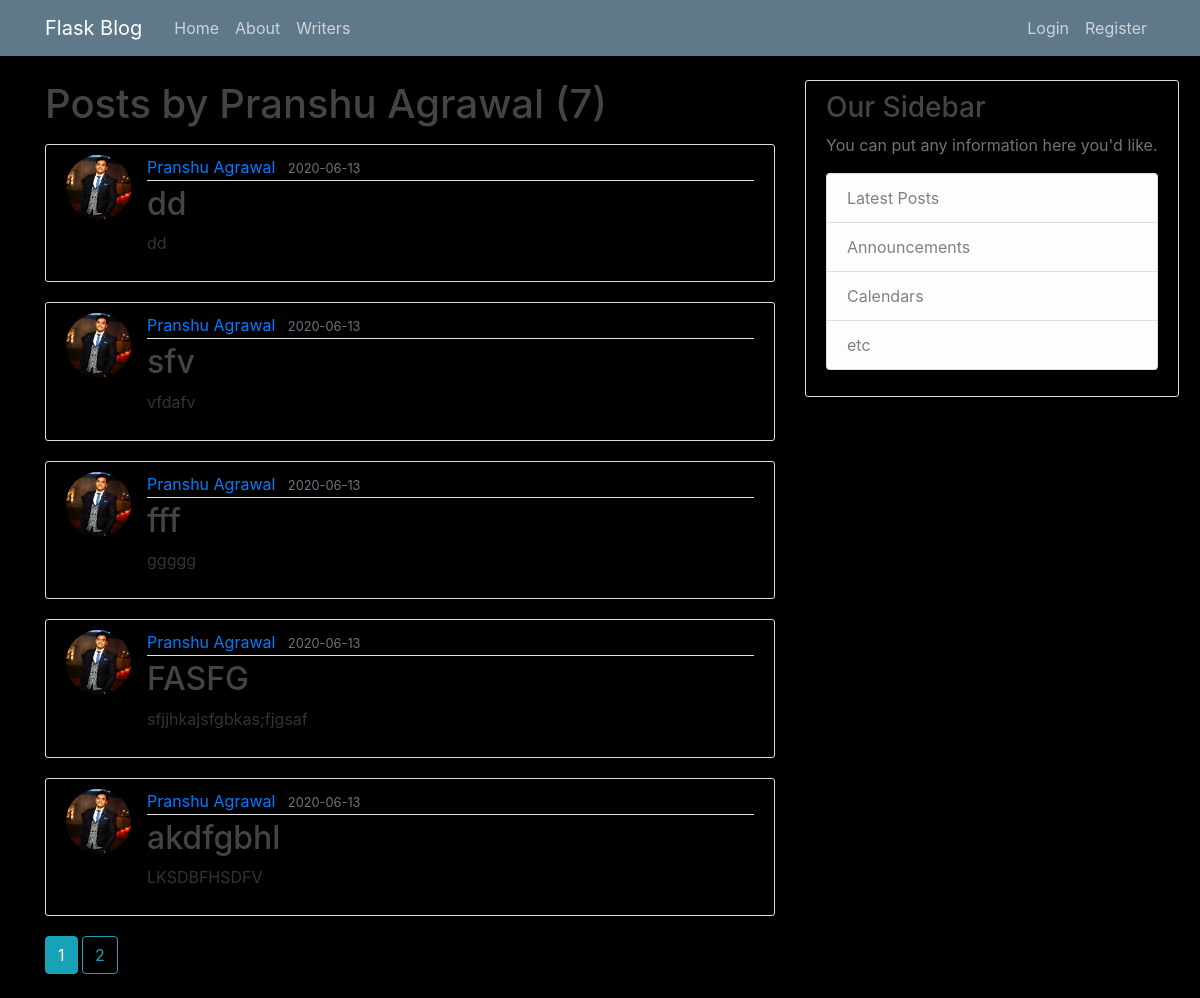
The page /user/Pranshu Agrawal on the database its author committed.
### flaskblog/Models.py (models this page shows, shortened)
class User(db.Model, UserMixin):
	id = db.Column(db.Integer, primary_key=True)
	username = db.Column(db.String(20), unique=True, nullable=False)
	email = db.Column(db.String(120), unique=True, nullable=False)
	image_file = db.Column(db.String(20), nullable=False, default='default.jpg')
	password = db.Column(db.String(60), nullable=False)
	posts = db.relationship('Post', backref='author', lazy=True)

class Post(db.Model):
	id = db.Column(db.Integer, primary_key=True)
	title = db.Column(db.String(100), nullable=False)
	date_posted = db.Column(db.DateTime, nullable=False, default=datetime.utcnow)
	content = db.Column(db.Text, nullable=False)
	user_id = db.Column(db.Integer, db.ForeignKey('user.id'), nullable=False)

### flaskblog/users/routes.py (the view)
@users.route("/user/<string:username>")
def user_posts(username):
	page = request.args.get('page', 1, type=int)
	user = User.query.filter_by(username=username).first_or_404()
	posts = Post.query.filter_by(author=user)\
		.order_by(Post.date_posted.desc())\
		.paginate(page=page, per_page=5)
	return render_template('user_posts.html', posts=posts, user=user )

### flaskblog/Templates/user_posts.html
{% extends "layout.html" %}
{% block content %}
	<h1 class="mb-3">Posts by {{ user.username }} ({{ posts.total }}) </h1>
	{% for post in posts.items %}
		<article class="media content-section">
			<img class="rounded-circle article-img" src="{{ url_for('static', filename='profile_pics/'+ post.author.image_file) }}">
		  <div class="media-body">
		    <div class="article-metadata">
		      <a class="mr-2" href="{{ url_for('users.user_posts', username=post.author.username) }}">{{ post.author.username }}</a>
		      <small class="text-muted">{{ post.date_posted.strftime('%Y-%m-%d') }}</small>
		    </div>
		    <h2><a class="article-title" href="{{ url_for('posts.post', post_id=post.id) }}">{{ post.title }}</a></h2>
		    <p class="article-content">{{ post.content }}</p>
		  </div>
		</article>
	{% endfor %}
	{% for page_num in posts.iter_pages(left_edge=1, right_edge=1, left_current=1, right_current=2) %}
		{% if page_num %}
			{% if posts.page == page_num %}
				<a class="btn btn-info mb-4" href="{{ url_for('users.user_posts', username=user.username, page=page_num) }}">{{ page_num }}</a>
			{% else %}
				<a class="btn btn-outline-info mb-4" href="{{ url_for('users.user_posts', username=user.username, page=page_num) }}">{{ page_num }}</a>
			{% endif %}
		{% else %}
			...
		{% endif %}
	{% endfor %}
{% endblock content %}

### flaskblog/Templates/layout.html (shortened to what this page needs)
<!DOCTYPE html>
<html>
<head>
    <link rel="stylesheet" href="https://stackpath.bootstrapcdn.com/bootstrap/4.3.1/css/bootstrap.min.css">
    <link rel="stylesheet" type="text/css" href="{{ url_for('static', filename='main.css') }}">
</head>
<body>
	<header class="site-header">
	  <nav class="navbar navbar-expand-md navbar-dark bg-steel fixed-top">
	    <div class="container">
	      <a class="navbar-brand mr-4" href="/">Flask Blog</a>
	      <div class="collapse navbar-collapse" id="navbarToggle">
	        <div class="navbar-nav mr-auto">
	          <a class="nav-item nav-link" href="{{ url_for('main.home') }}">Home</a>
	          <a class="nav-item nav-link" href="{{ url_for('main.about') }}">About</a>
	          <a class="nav-item nav-link" href="{{ url_for('users.writers_name') }}">Writers</a>
	        </div>
	        <div class="navbar-nav">
	          {% if current_user.is_authenticated %}
	            <a class="nav-item nav-link" href="{{ url_for('posts.new_post') }}">New Post</a>
	            <i><a class="nav-item nav-link" href="{{ url_for('users.account') }}">{{ current_user.username.split()[0] }}</a></i>
	          	<a class="nav-item nav-link" href="{{ url_for('users.logout') }}">Logout</a>
	          {% else %}
		          <a class="nav-item nav-link" href="{{ url_for('users.login') }}">Login</a>
		          <a class="nav-item nav-link" href="{{ url_for('users.register') }}">Register</a>
		      {% endif %}
	        </div>
	      </div>
	    </div>
	  </nav>
	</header>
	<main role="main" class="container">
	  <div class="row">
	    <div class="col-md-8">
	      {% block content %}{% endblock %}
	    </div>
	    <div class="col-md-4">
	      <div class="content-section tempr">
		        <h3>Our Sidebar</h3>
		        <p class='text-muted'>You can put any information here you'd like.
		          <ul class="list-group">
		            <li class="list-group-item list-group-item-light">Latest Posts</li>
		            <li class="list-group-item list-group-item-light">Announcements</li>
		            <li class="list-group-item list-group-item-light">Calendars</li>
		            <li class="list-group-item list-group-item-light">etc</li>
		          </ul>
		        </p>
	    	</div>
	    </div>
	</main>
</body>
</html>

### flaskblog/static/main.css (style rules this page uses)
body { background: #000000; color: #333333; margin-top: 5rem; }
h1, h2, h3, h4, h5, h6 { color: #444444; }
.bg-steel { background-color: #5f788a; }
.site-header .navbar-nav .nav-link { color: #cbd5db; }
.content-section { background: #00000000; padding: 10px 20px; border: 1px solid #dddddd; border-radius: 3px; margin-bottom: 20px; }
.article-title { color: #444444; }
.article-content { white-space: pre-line; }
.article-img { height: 65px; width: 65px; margin-right: 16px; }
.article-metadata { padding-bottom: 1px; margin-bottom: 4px; border-bottom: 1px solid #e3e3e3 }
.tempr { position: fixed; }

### rows shown on the page
User: username "Pranshu Agrawal"
Post: image_file (picture), author.username "Pranshu Agrawal", date_posted "2020-06-13", title "dd", content "dd"
Post: image_file (picture), author.username "Pranshu Agrawal", date_posted "2020-06-13", title "sfv", content "vfdafv"
Post: image_file (picture), author.username "Pranshu Agrawal", date_posted "2020-06-13", title "fff", content "ggggg"
Post: image_file (picture), author.username "Pranshu Agrawal", date_posted "2020-06-13", title "FASFG", content "sfjjhkajsfgbkas;fjgsaf"
Post: image_file (picture), author.username "Pranshu Agrawal", date_posted "2020-06-13", title "akdfgbhl", content "LKSDBFHSDFV"

### other values the page prints
{{ posts.total }} "7"
{{ page_num }} "1"
{{ page_num }} "2"
